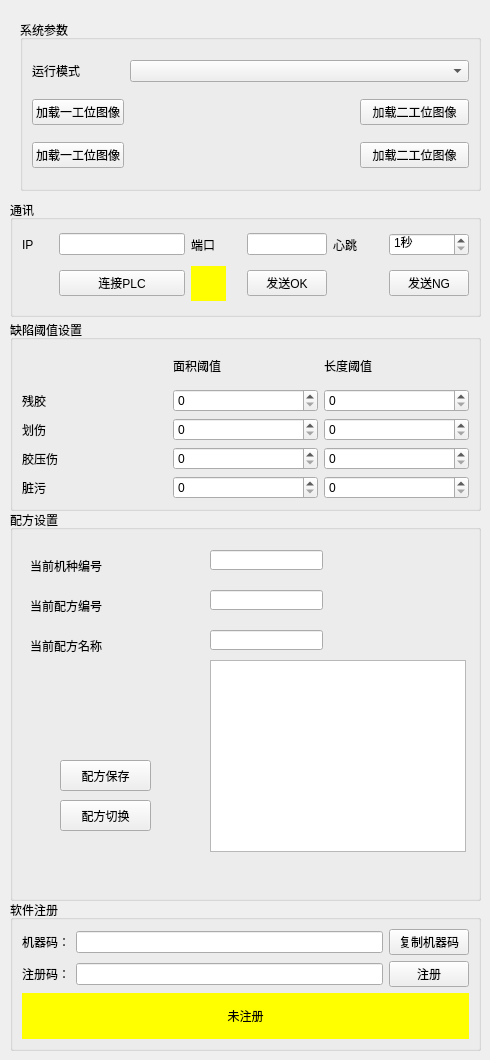
     <widget class="QWidget" name="tab_2">
      <attribute name="title">
       <string>运行参数</string>
      </attribute>
      <widget class="QGroupBox" name="groupBox_7">
       <property name="geometry">
        <rect>
         <x>10</x>
         <y>900</y>
         <width>471</width>
         <height>151</height>
        </rect>
       </property>
       <property name="title">
        <string>软件注册</string>
       </property>
       <layout class="QGridLayout" name="gridLayout_8">
        <item row="0" column="0">
         <widget class="QLabel" name="label_2">
          <property name="minimumSize">
           <size>
            <width>0</width>
            <height>0</height>
           </size>
          </property>
          <property name="maximumSize">
           <size>
            <width>80</width>
            <height>16777215</height>
           </size>
          </property>
          <property name="text">
           <string>机器码：</string>
          </property>
         </widget>
        </item>
        <item row="0" column="1">
         <widget class="QLineEdit" name="lineEdit_MachineCode">
          <property name="readOnly">
           <bool>true</bool>
          </property>
         </widget>
        </item>
        <item row="0" column="2">
         <widget class="QPushButton" name="pushButton_Copy">
          <property name="text">
           <string>复制机器码</string>
          </property>
         </widget>
        </item>
        <item row="1" column="0">
         <widget class="QLabel" name="label_3">
          <property name="minimumSize">
           <size>
            <width>0</width>
            <height>0</height>
           </size>
          </property>
          <property name="maximumSize">
           <size>
            <width>80</width>
            <height>16777215</height>
           </size>
          </property>
          <property name="text">
           <string>注册码：</string>
          </property>
         </widget>
        </item>
        <item row="1" column="1">
         <widget class="QLineEdit" name="lineEdit_RegisterCode"/>
        </item>
        <item row="1" column="2">
         <widget class="QPushButton" name="pushButton_Register">
          <property name="text">
           <string>注册</string>
          </property>
         </widget>
        </item>
        <item row="2" column="0" colspan="3">
         <widget class="QLabel" name="label_RegisterInfo">
          <property name="layoutDirection">
           <enum>Qt::LeftToRight</enum>
          </property>
          <property name="styleSheet">
           <string notr="true">background-color: rgb(255, 255, 0);</string>
          </property>
          <property name="text">
           <string>未注册</string>
          </property>
          <property name="alignment">
           <set>Qt::AlignCenter</set>
          </property>
         </widget>
        </item>
       </layout>
      </widget>
      <widget class="QGroupBox" name="groupBox_4">
       <property name="geometry">
        <rect>
         <x>20</x>
         <y>20</y>
         <width>461</width>
         <height>171</height>
        </rect>
       </property>
       <property name="maximumSize">
        <size>
         <width>581</width>
         <height>16777215</height>
        </size>
       </property>
       <property name="title">
        <string>系统参数</string>
       </property>
       <layout class="QGridLayout" name="gridLayout_3">
        <item row="2" column="0">
         <widget class="QPushButton" name="pushButton_LoadFirstImage">
          <property name="text">
           <string>加载一工位图像</string>
          </property>
         </widget>
        </item>
        <item row="0" column="0">
         <widget class="QLabel" name="label_8">
          <property name="maximumSize">
           <size>
            <width>90</width>
            <height>16777215</height>
           </size>
          </property>
          <property name="text">
           <string>运行模式</string>
          </property>
         </widget>
        </item>
        <item row="3" column="0">
         <widget class="QPushButton" name="pushButton_LoadFirstImage_2">
          <property name="text">
           <string>加载一工位图像</string>
          </property>
         </widget>
        </item>
        <item row="3" column="3">
         <widget class="QPushButton" name="pushButton_LoadSecondImage_2">
          <property name="text">
           <string>加载二工位图像</string>
          </property>
         </widget>
        </item>
        <item row="2" column="3">
         <widget class="QPushButton" name="pushButton_LoadSecondImage">
          <property name="text">
           <string>加载二工位图像</string>
          </property>
         </widget>
        </item>
        <item row="0" column="1" colspan="3">
         <widget class="QComboBox" name="comboBox_SystemType"/>
        </item>
       </layout>
      </widget>
      <widget class="QGroupBox" name="groupBox_10">
       <property name="geometry">
        <rect>
         <x>10</x>
         <y>200</y>
         <width>471</width>
         <height>117</height>
        </rect>
       </property>
       <property name="maximumSize">
        <size>
         <width>581</width>
         <height>16777215</height>
        </size>
       </property>
       <property name="title">
        <string>通讯</string>
       </property>
       <layout class="QGridLayout" name="gridLayout_4">
        <item row="0" column="0">
         <widget class="QLabel" name="label_5">
          <property name="minimumSize">
           <size>
            <width>31</width>
            <height>0</height>
           </size>
          </property>
          <property name="maximumSize">
           <size>
            <width>31</width>
            <height>16777215</height>
           </size>
          </property>
          <property name="text">
           <string>IP</string>
          </property>
         </widget>
        </item>
        <item row="0" column="1" colspan="2">
         <widget class="QLineEdit" name="lineEdit_IP"/>
        </item>
        <item row="0" column="3">
         <widget class="QLabel" name="label_6">
          <property name="minimumSize">
           <size>
            <width>50</width>
            <height>0</height>
           </size>
          </property>
          <property name="maximumSize">
           <size>
            <width>50</width>
            <height>16777215</height>
           </size>
          </property>
          <property name="text">
           <string>端口</string>
          </property>
         </widget>
        </item>
        <item row="0" column="4">
         <widget class="QLineEdit" name="lineEdit_Port">
          <property name="minimumSize">
           <size>
            <width>80</width>
            <height>0</height>
           </size>
          </property>
          <property name="maximumSize">
           <size>
            <width>80</width>
            <height>16777215</height>
           </size>
          </property>
         </widget>
        </item>
        <item row="0" column="5">
         <widget class="QLabel" name="label_7">
          <property name="minimumSize">
           <size>
            <width>50</width>
            <height>0</height>
           </size>
          </property>
          <property name="maximumSize">
           <size>
            <width>50</width>
            <height>16777215</height>
           </size>
          </property>
          <property name="text">
           <string>心跳</string>
          </property>
         </widget>
        </item>
        <item row="0" column="6">
         <widget class="QSpinBox" name="spinBox_Heartbeat">
          <property name="minimumSize">
           <size>
            <width>80</width>
            <height>0</height>
           </size>
          </property>
          <property name="maximumSize">
           <size>
            <width>80</width>
            <height>16777215</height>
           </size>
          </property>
          <property name="suffix">
           <string>秒</string>
          </property>
          <property name="minimum">
           <number>1</number>
          </property>
         </widget>
        </item>
        <item row="1" column="4">
         <widget class="QPushButton" name="pushButton_SendOK">
          <property name="text">
           <string>发送OK</string>
          </property>
         </widget>
        </item>
        <item row="1" column="6">
         <widget class="QPushButton" name="pushButton_SendNG">
          <property name="minimumSize">
           <size>
            <width>80</width>
            <height>0</height>
           </size>
          </property>
          <property name="maximumSize">
           <size>
            <width>80</width>
            <height>16777215</height>
           </size>
          </property>
          <property name="text">
           <string>发送NG</string>
          </property>
         </widget>
        </item>
        <item row="1" column="3">
         <widget class="QLabel" name="label_Status">
          <property name="minimumSize">
           <size>
            <width>35</width>
            <height>35</height>
           </size>
          </property>
          <property name="maximumSize">
           <size>
            <width>35</width>
            <height>35</height>
           </size>
          </property>
          <property name="styleSheet">
           <string notr="true">background-color: rgb(255, 255, 0);</string>
          </property>
          <property name="text">
           <string/>
          </property>
         </widget>
        </item>
        <item row="1" column="1" colspan="2">
         <widget class="QPushButton" name="pushButton_ConnectPLC">
          <property name="text">
           <string>连接PLC</string>
          </property>
         </widget>
        </item>
       </layout>
      </widget>
      <widget class="QGroupBox" name="groupBox_3">
       <property name="geometry">
        <rect>
         <x>10</x>
         <y>320</y>
         <width>471</width>
         <height>191</height>
        </rect>
       </property>
       <property name="title">
        <string>缺陷阈值设置</string>
       </property>
       <layout class="QGridLayout" name="gridLayout_15">
        <item row="0" column="2">
         <widget class="QLabel" name="label_19">
          <property name="text">
           <string>长度阈值</string>
          </property>
         </widget>
        </item>
        <item row="1" column="1">
         <widget class="QSpinBox" name="spinBox_Area_canjiao_2">
          <property name="suffix">
           <string/>
          </property>
          <property name="prefix">
           <string/>
          </property>
          <property name="minimum">
           <number>0</number>
          </property>
          <property name="maximum">
           <number>10000</number>
          </property>
          <property name="value">
           <number>0</number>
          </property>
         </widget>
        </item>
        <item row="1" column="2">
         <widget class="QSpinBox" name="spinBox_Wh_canjiao_2">
          <property name="suffix">
           <string/>
          </property>
          <property name="prefix">
           <string/>
          </property>
          <property name="minimum">
           <number>0</number>
          </property>
          <property name="maximum">
           <number>10000</number>
          </property>
          <property name="value">
           <number>0</number>
          </property>
         </widget>
        </item>
        <item row="2" column="1">
         <widget class="QSpinBox" name="spinBox_Area_huashang_2">
          <property name="suffix">
           <string/>
          </property>
          <property name="prefix">
           <string/>
          </property>
          <property name="minimum">
           <number>0</number>
          </property>
          <property name="maximum">
           <number>10000</number>
          </property>
          <property name="value">
           <number>0</number>
          </property>
         </widget>
        </item>
        <item row="1" column="0">
         <widget class="QLabel" name="label_20">
          <property name="text">
           <string>残胶</string>
          </property>
         </widget>
        </item>
        <item row="2" column="2">
         <widget class="QSpinBox" name="spinBox_Wh_huashang_2">
          <property name="suffix">
           <string/>
          </property>
          <property name="prefix">
           <string/>
          </property>
          <property name="minimum">
           <number>0</number>
          </property>
          <property name="maximum">
           <number>10000</number>
          </property>
          <property name="value">
           <number>0</number>
          </property>
         </widget>
        </item>
        <item row="3" column="0">
         <widget class="QLabel" name="label_21">
          <property name="text">
           <string>胶压伤</string>
          </property>
         </widget>
        </item>
        <item row="3" column="1">
         <widget class="QSpinBox" name="spinBox_Area_yajiaoshang_2">
          <property name="suffix">
           <string/>
          </property>
          <property name="prefix">
           <string/>
          </property>
          <property name="minimum">
           <number>0</number>
          </property>
          <property name="maximum">
           <number>10000</number>
          </property>
          <property name="value">
           <number>0</number>
          </property>
         </widget>
        </item>
        <item row="0" column="1">
         <widget class="QLabel" name="label_22">
          <property name="text">
           <string>面积阈值</string>
          </property>
         </widget>
        </item>
        <item row="4" column="1">
         <widget class="QSpinBox" name="spinBox_Area_zangwu_2">
          <property name="suffix">
           <string/>
          </property>
          <property name="prefix">
           <string/>
          </property>
          <property name="minimum">
           <number>0</number>
          </property>
          <property name="maximum">
           <number>10000</number>
          </property>
          <property name="value">
           <number>0</number>
          </property>
         </widget>
        </item>
        <item row="2" column="0">
         <widget class="QLabel" name="label_23">
          <property name="text">
           <string>划伤</string>
          </property>
         </widget>
        </item>
        <item row="4" column="0">
         <widget class="QLabel" name="label_24">
          <property name="text">
           <string>脏污</string>
          </property>
         </widget>
        </item>
        <item row="3" column="2">
         <widget class="QSpinBox" name="spinBox_Wh_yajiaoshang_2">
          <property name="suffix">
           <string/>
          </property>
          <property name="prefix">
           <string/>
          </property>
          <property name="minimum">
           <number>0</number>
          </property>
          <property name="maximum">
           <number>10000</number>
          </property>
          <property name="value">
           <number>0</number>
          </property>
         </widget>
        </item>
        <item row="4" column="2">
         <widget class="QSpinBox" name="spinBox_Wh_zangwu_2">
          <property name="suffix">
           <string/>
          </property>
          <property name="prefix">
           <string/>
          </property>
          <property name="minimum">
           <number>0</number>
          </property>
          <property name="maximum">
           <number>10000</number>
          </property>
          <property name="value">
           <number>0</number>
          </property>
         </widget>
        </item>
       </layout>
      </widget>
      <widget class="QGroupBox" name="groupBox">
       <property name="geometry">
        <rect>
         <x>10</x>
         <y>510</y>
         <width>471</width>
         <height>391</height>
        </rect>
       </property>
       <property name="title">
        <string>配方设置</string>
       </property>
       <widget class="QLabel" name="label_9">
        <property name="geometry">
         <rect>
          <x>20</x>
          <y>40</y>
          <width>161</width>
          <height>31</height>
         </rect>
        </property>
        <property name="text">
         <string>当前机种编号</string>
        </property>
       </widget>
       <widget class="QLabel" name="label_10">
        <property name="geometry">
         <rect>
          <x>20</x>
          <y>80</y>
          <width>161</width>
          <height>31</height>
         </rect>
        </property>
        <property name="text">
         <string>当前配方编号</string>
        </property>
       </widget>
       <widget class="QLabel" name="label_11">
        <property name="geometry">
         <rect>
          <x>20</x>
          <y>120</y>
          <width>161</width>
          <height>31</height>
         </rect>
        </property>
        <property name="text">
         <string>当前配方名称</string>
        </property>
       </widget>
       <widget class="QLineEdit" name="lineEdit">
        <property name="geometry">
         <rect>
          <x>200</x>
          <y>40</y>
          <width>113</width>
          <height>20</height>
         </rect>
        </property>
       </widget>
       <widget class="QLineEdit" name="lineEdit_2">
        <property name="geometry">
         <rect>
          <x>200</x>
          <y>80</y>
          <width>113</width>
          <height>20</height>
         </rect>
        </property>
       </widget>
       <widget class="QLineEdit" name="lineEdit_3">
        <property name="geometry">
         <rect>
          <x>200</x>
          <y>120</y>
          <width>113</width>
          <height>20</height>
         </rect>
        </property>
       </widget>
       <widget class="QPushButton" name="pushButton">
        <property name="geometry">
         <rect>
          <x>50</x>
          <y>250</y>
          <width>91</width>
          <height>31</height>
         </rect>
        </property>
        <property name="text">
         <string>配方保存</string>
        </property>
       </widget>
       <widget class="QPushButton" name="pushButton_2">
        <property name="geometry">
         <rect>
          <x>50</x>
          <y>290</y>
          <width>91</width>
          <height>31</height>
         </rect>
        </property>
        <property name="text">
         <string>配方切换</string>
        </property>
       </widget>
       <widget class="QTableWidget" name="m_ModelChoice">
        <property name="geometry">
         <rect>
          <x>200</x>
          <y>150</y>
          <width>256</width>
          <height>192</height>
         </rect>
        </property>
       </widget>
      </widget>
     </widget>
